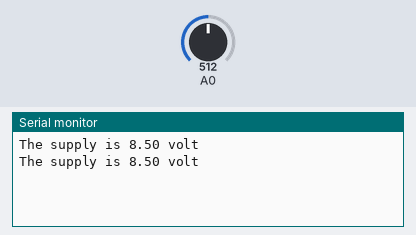
The sketch below on a simulated Arduino Mega 2560, built for the host (arithmetic inside an expression is 32-bit, double 64-bit). On the bench: the last lines printed to the serial monitor. Inputs (shaded band) come from the test bench; at power-on: A0 = 512.

Above: at 1.8 s.
1.9 s: A0 set to 716
At 2.8 s:
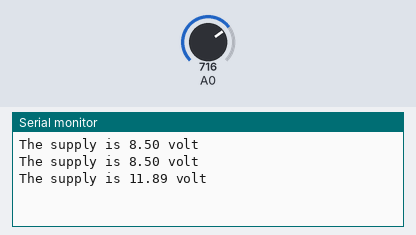
3.4 s: A0 set to 900
At 4.7 s:
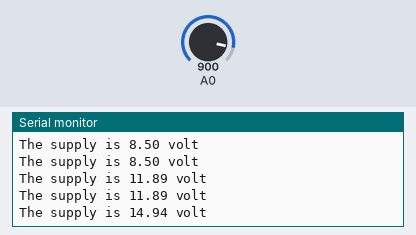
Timing chart, 0 to 6.4 s (numbered marks = the images above; inputs shaded):
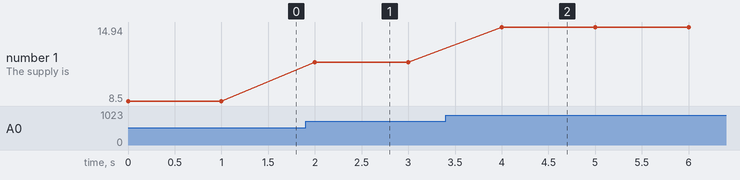

The sketch:

test_voltageReader.ino
```cpp
float voltage;

void setup() {
  Serial.begin(9600);
  analogReference(INTERNAL); // use (INTERNAL1V1) for a Mega
}

void loop() {
  voltage = analogRead(A0) * 0.01660 ; // calibrate by changing the last digit(s) of 0.0166
  //voltage -= 16.98;
  // print
  Serial.print("The supply is ");
  Serial.print(voltage);
  Serial.println(" volt");
  delay(1000); // remove when combine with other code
}
```

Measured:
- after the input at 1.9 s, the serial monitor: prints a new line after 0.10 s (image 1)
- after the input at 3.4 s, the serial monitor: prints a new line after 0.60 s (image 2)
- plotted number 1: 8.5 → 11.89 after the input at 1.9 s, 11.89 → 14.94 after the input at 3.4 s
